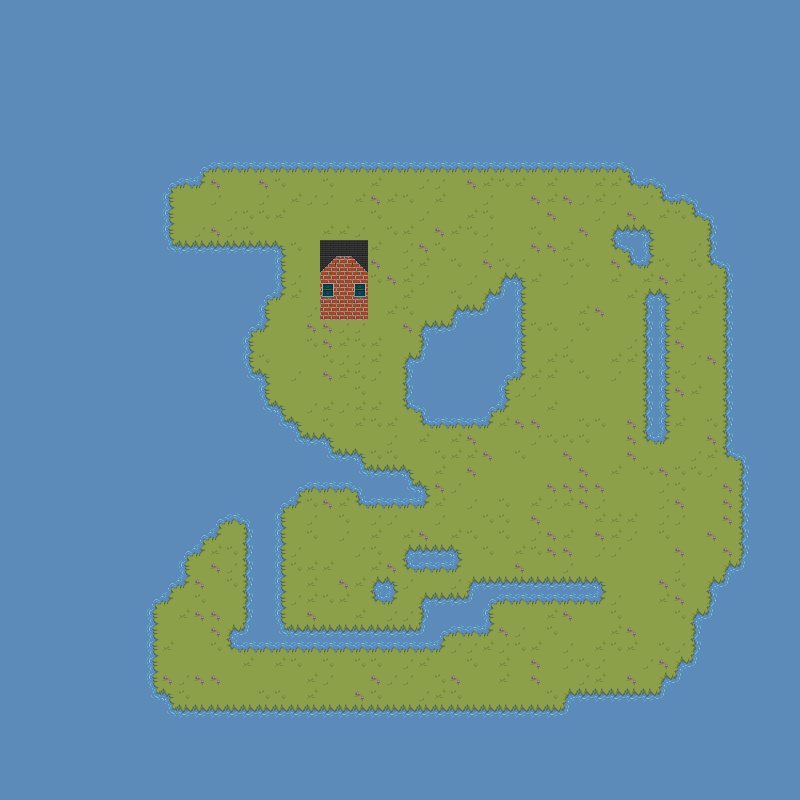

This is a level from a 2D game, rendered from its Tiled map with the project's own tilesets. A one-line summary and the map file follow, with tile-layer data summarised:
An orthogonal 50x50 tile map with 16x16 px tiles, 1 tile layer (Tile Layer 1), 3 tilesets and 1 object (door).

<map version="1.0" orientation="orthogonal" renderorder="right-down" width="50" height="50" tilewidth="16" tileheight="16" nextobjectid="13">
 <tileset firstgid="1" source="happyland.tsx" />
 <tileset firstgid="97" name="sara 16x18 source" tilewidth="16" tileheight="18">
  <image source="../../sprites/sara/sara 16x18 source.png" width="144" height="72" />
 </tileset>
 <tileset firstgid="133" name="PostSovietTile" tilewidth="16" tileheight="16">
  <image source="../PST/PostSovietTile.png" width="96" height="96" />
 </tileset>
 <layer name="Tile Layer 1" width="50" height="50">
  <data>[2500 cells, 2500 non-empty, 28 distinct tile ids]</data>
 </layer>
 <objectgroup name="Object">
  <object id="12" type="door" gid="146" x="336" y="320" width="16" height="16" />
 </objectgroup>
</map>
